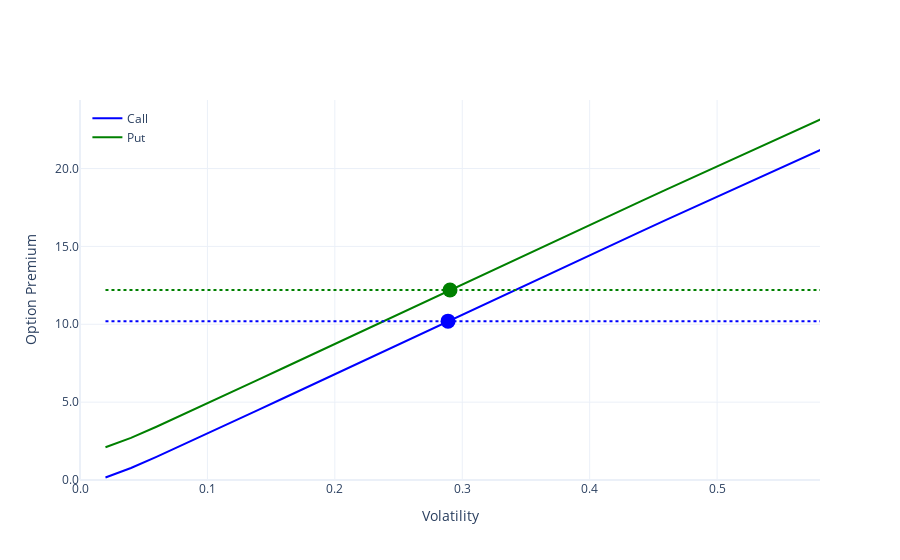

Here is the notebook cell this chart was saved with:
### Markdown cell above
# FIGURE

### Code cell
import plotly.graph_objects as go
fig = go.Figure()

trace1 = go.Scatter(
    x=sigma_c_l,
    y=v_c_l,
    mode="lines",
    name="Call",
    hovertemplate="call value = $%{y:.2f} when volatility = %{x:.0%}",
    line=dict(color='blue'),
)
trace2 = go.Scatter(
    x=sigma_p_l,
    y=v_p_l,
    mode="lines",
    name="Put",
    hovertemplate="put value = $%{y:.2f} when volatility = %{x:.0%}",
    line=dict(color='green')
)
trace3 = go.Scatter(
    x=sigma_c_l,
    y=[vc] * len(sigma_c_l),
    mode="lines",
    line=dict(dash="dot", color='blue'),
    hovertemplate="call premium = $%{y:.2f}<extra></extra>",
    showlegend=False,
)
trace4 = go.Scatter(
    x=sigma_p_l,
    y=[vp] * len(sigma_p_l),
    mode="lines",
    line=dict(dash="dot", color='green'),
    name="Put Premium",
    hovertemplate="put premium = $%{y:.2f}<extra></extra>",
    showlegend=False,
)
trace5 = go.Scatter(
    x=[sigma_c],
    y=[vc],
    mode="markers",
    hovertemplate="call implied volatility = %{x:0.1%}<extra></extra>",
    marker=dict(size=15, color='blue'),
    showlegend=False,
)
trace6 = go.Scatter(
    x=[sigma_p],
    y=[vp],
    mode="markers",
    hovertemplate="put implied volatility = %{x:0.1%}<extra></extra>",
    marker=dict(size=15, color='green'),
    showlegend=False,
)

for trace in [trace1, trace2, trace3, trace4, trace5, trace6]:
    fig.add_trace(trace)

fig.update_layout(
    yaxis = dict(
        title="Option Premium",
        tickformat=",.1f",
        range=[0, np.maximum(vc, vp) * 2]
    ),
    xaxis=dict(
        title="Volatility",
        tickformat=",.1f",
        range=[0, np.maximum(sigma_c, sigma_p) * 2]
    ),
    legend=dict(
        yanchor="top", 
        y=0.99, 
        xanchor="left", 
        x=0.01),
    template="plotly_white",
)
fig.show()

### Figure 1 — Plotly figure (JSON) as saved in the notebook; plotly's stock layout.template omitted (floating-point values rounded to 4 significant figures)
{"data": [{"hovertemplate": "call value = $%{y:.2f} when volatility = %{x:.0%}", "line": {"color": "blue"}, "mode": "lines", "name": "Call", "type": "scatter", "x": [0.02, 0.04, 0.06, 0.08, 0.1, 0.12, 0.14, 0.16, 0.18, 0.2, 0.22, 0.24, 0.26, 0.28, 0.3, 0.32, 0.34, 0.36, 0.38, 0.4, 0.42, 0.44, 0.46, 0.48, 0.5, 0.52, 0.54, 0.56, 0.58, 0.6, 0.62, 0.64, 0.66, 0.68], "y": [0.1617, 0.7677, 1.48, 2.222, 2.977, 3.737, 4.501, 5.266, 6.032, 6.799, 7.565, 8.331, 9.097, 9.862, 10.63, 11.39, 12.15, 12.91, 13.67, 14.43, 15.19, 15.95, 16.7, 17.45, 18.2, 18.95, 19.7, 20.44, 21.19, 21.93, 22.67, 23.4, 24.14, 24.87]}, {"hovertemplate": "put value = $%{y:.2f} when volatility = %{x:.0%}", "line": {"color": "green"}, "mode": "lines", "name": "Put", "type": "scatter", "x": [0.02, 0.04, 0.06, 0.08, 0.1, 0.12, 0.14, 0.16, 0.18, 0.2, 0.22, 0.24, 0.26, 0.28, 0.3, 0.32, 0.34, 0.36, 0.38, 0.4, 0.42, 0.44, 0.46, 0.48, 0.5, 0.52, 0.54, 0.56, 0.58, 0.6, 0.62], "y": [2.103, 2.709, 3.421, 4.163, 4.918, 5.678, 6.442, 7.207, 7.973, 8.739, 9.506, 10.27, 11.04, 11.8, 12.57, 13.33, 14.09, 14.85, 15.61, 16.37, 17.13, 17.89, 18.64, 19.39, 20.14, 20.89, 21.64, 22.39, 23.13, 23.87, 24.61]}, {"hovertemplate": "call premium = $%{y:.2f}<extra></extra>", "line": {"color": "blue", "dash": "dot"}, "mode": "lines", "showlegend": false, "type": "scatter", "x": [0.02, 0.04, 0.06, 0.08, 0.1, 0.12, 0.14, 0.16, 0.18, 0.2, 0.22, 0.24, 0.26, 0.28, 0.3, 0.32, 0.34, 0.36, 0.38, 0.4, 0.42, 0.44, 0.46, 0.48, 0.5, 0.52, 0.54, 0.56, 0.58, 0.6, 0.62, 0.64, 0.66, 0.68], "y": [10.2, 10.2, 10.2, 10.2, 10.2, 10.2, 10.2, 10.2, 10.2, 10.2, 10.2, 10.2, 10.2, 10.2, 10.2, 10.2, 10.2, 10.2, 10.2, 10.2, 10.2, 10.2, 10.2, 10.2, 10.2, 10.2, 10.2, 10.2, 10.2, 10.2, 10.2, 10.2, 10.2, 10.2]}, {"hovertemplate": "put premium = $%{y:.2f}<extra></extra>", "line": {"color": "green", "dash": "dot"}, "mode": "lines", "name": "Put Premium", "showlegend": false, "type": "scatter", "x": [0.02, 0.04, 0.06, 0.08, 0.1, 0.12, 0.14, 0.16, 0.18, 0.2, 0.22, 0.24, 0.26, 0.28, 0.3, 0.32, 0.34, 0.36, 0.38, 0.4, 0.42, 0.44, 0.46, 0.48, 0.5, 0.52, 0.54, 0.56, 0.58, 0.6, 0.62], "y": [12.2, 12.2, 12.2, 12.2, 12.2, 12.2, 12.2, 12.2, 12.2, 12.2, 12.2, 12.2, 12.2, 12.2, 12.2, 12.2, 12.2, 12.2, 12.2, 12.2, 12.2, 12.2, 12.2, 12.2, 12.2, 12.2, 12.2, 12.2, 12.2, 12.2, 12.2]}, {"hovertemplate": "call implied volatility = %{x:0.1%}<extra></extra>", "marker": {"color": "blue", "size": 15}, "mode": "markers", "showlegend": false, "type": "scatter", "x": [0.2888], "y": [10.2]}, {"hovertemplate": "put implied volatility = %{x:0.1%}<extra></extra>", "marker": {"color": "green", "size": 15}, "mode": "markers", "showlegend": false, "type": "scatter", "x": [0.2904], "y": [12.2]}], "layout": {"legend": {"x": 0.01, "xanchor": "left", "y": 0.99, "yanchor": "top"}, "xaxis": {"range": [0, 0.5808], "tickformat": ",.1f", "title": {"text": "Volatility"}}, "yaxis": {"range": [0, 24.4], "tickformat": ",.1f", "title": {"text": "Option Premium"}}}}
